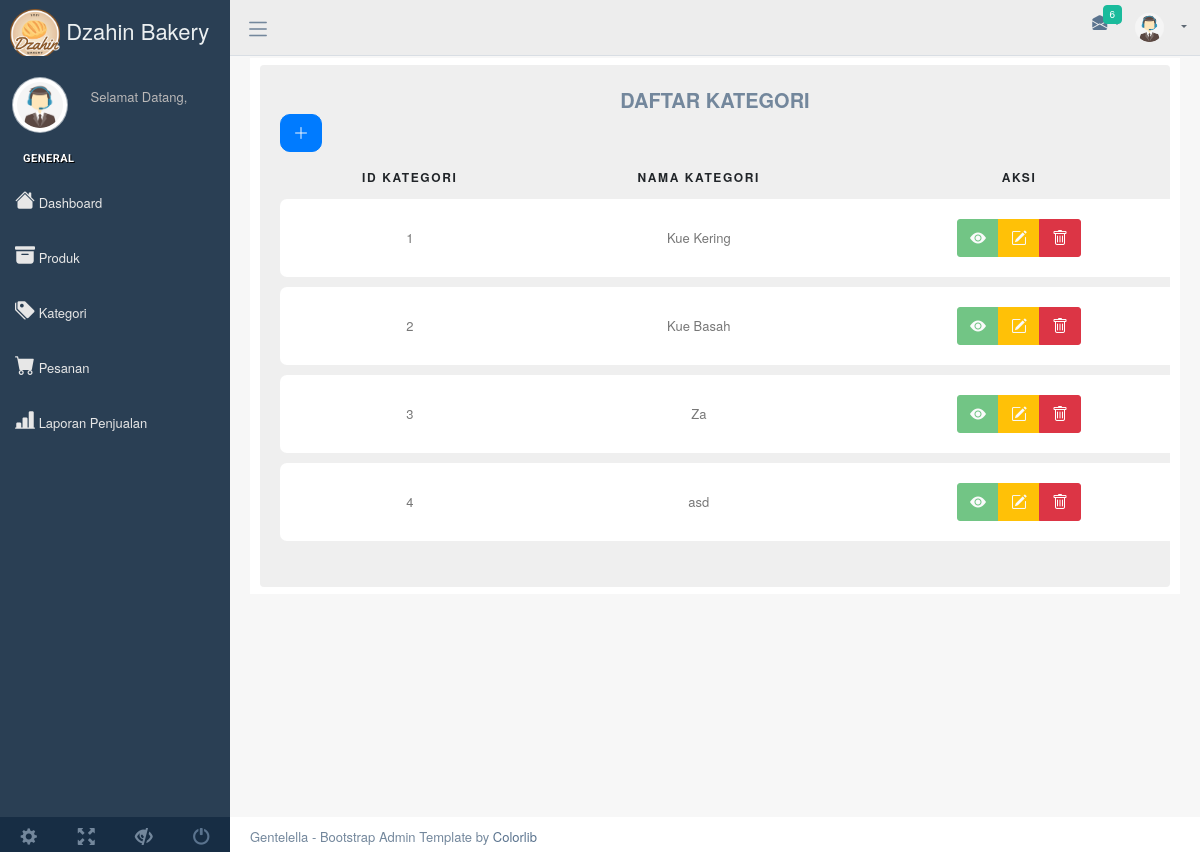
/index.php/admin/kategori, run on an earlier commit of the app's database.
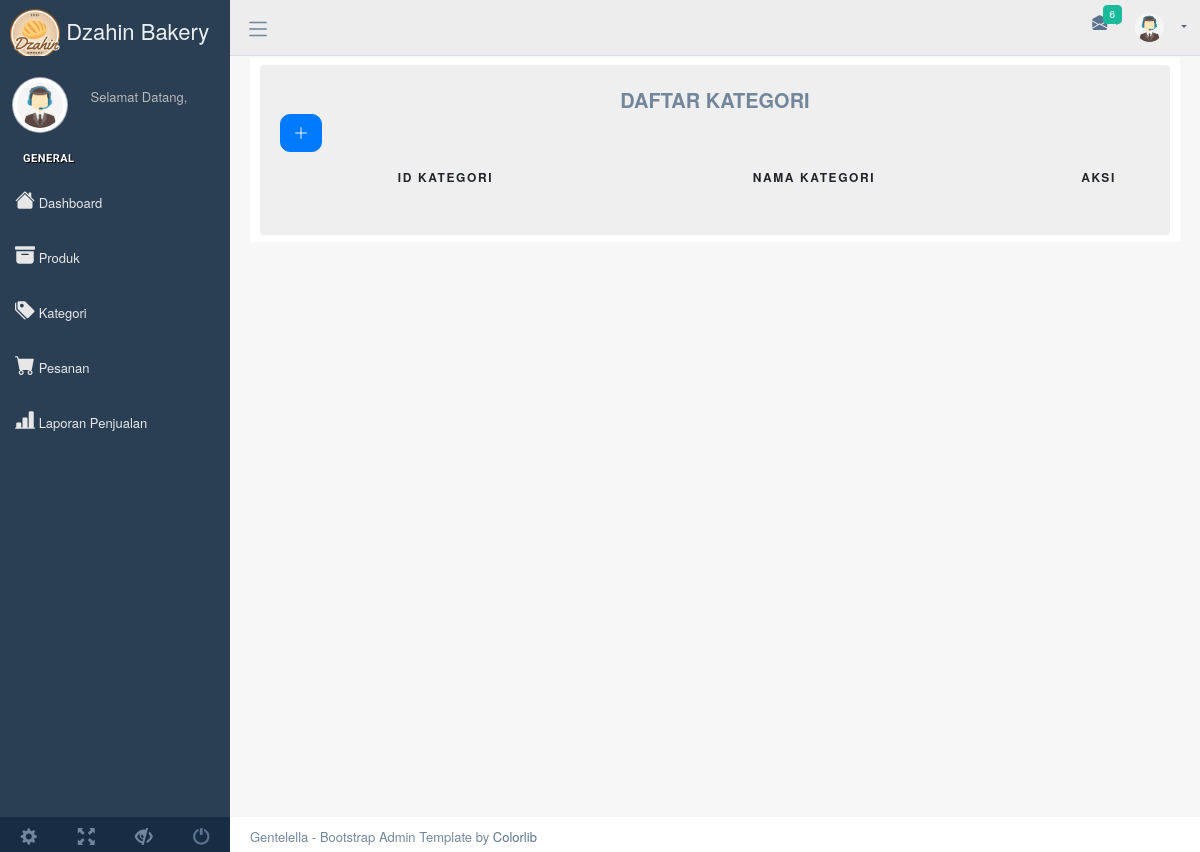
And on a later commit of the database.
### tables this page shows
CREATE TABLE `tbl_kategori` (
  `idKategori` int(11) NOT NULL,
  `namaKategori` varchar(30) NOT NULL
);

### application/controllers/Admin.php (called while the page is built, shortened)
<?php
class Admin extends CI_Controller
{
  public function __construct()
  {
    $this->load->library('form_validation');
    $this->load->model('Madmin');
  }
    public function kategori()
      {
          $data['produk'] = $this->Madmin->tampilJoinKategori()->result();
          $data['kategori'] = $this->Madmin->get_all_data('tbl_kategori')->result();
          $this->load->view('admin/sidebar');
          $this->load->view('admin/menu');
          $this->load->view('admin/kategori', $data);
          $this->load->view('admin/footer');
      }
}

### index.php (called while the page is built, shortened)
<?php
require_once BASEPATH.'core/CodeIgniter.php';

### application/models/Madmin.php (called while the page is built, shortened)
<?php
class Madmin extends CI_Model
{
  public function get_all_data($tabel)
  {
    $q = $this->db->get($tabel);
    return $q;
  }
  public function tampilJoinKategori(){
    $this->db->select('*');
		$this->db->from('tbl_produk');
		$this->db->join('tbl_kategori', 'tbl_produk.idKategori = tbl_kategori.idKategori', 'left');
		$this->db->where('tbl_produk.idKategori');
		return $this->db->get();
	}
}

### application/views/admin/kategori.php (the view, shortened to what this page needs)
<div class="right_col" role="main">
    <div class="row mt-5">
        <div class="col-md-12 col-sm-12">
            <div class="dashboard_graph">
                <div class="row justify-content-center">
                    <div class="col-md-12">
                        <div class="row justify-content-center">
                            <div class="col-md-12">
                                <div class="table-responsive custom-table-responsive">
                                  <table class="table custom-table text-center">
                                      <thead>
                                      <nav class="text-center" aria-label=" breadcrumb">
                                        <a class="breadcrumb-item" aria-current="page" style="font-size:20px;"><b>DAFTAR KATEGORI</b></a>
                                      </nav>
                                      <tr>
                                        <a type="button" class="btn btn-primary text-light" style="border-radius: 10px;" title="Tambah Produk" data-toggle="modal"  data-target="#tambahkategori" >
                                          <i class="bi bi-plus-lg"></i>
                                        </a>
                                        <th scope="col" class="align-middle">id Kategori</th>
                                        <th scope="col" class="align-middle">Nama Kategori</th>
                                        <th scope="col" class="align-middle">Aksi</th>
                                      </tr>
                                      </thead>
                                      <tbody>
                                      <tr scope="row">
                                          <?php foreach ($kategori as $val) { ?>
                                          <td class="align-middle">
                                          <?php echo $val->idKategori; ?>
                                          </td>
                                          <td class="align-middle">
                                          <?php echo $val->namaKategori; ?>
                                          </td>
                                          <td class="align-middle">
                                            <div class="btn-group">
                                              <button  type="button" class="btn btn-success text-light" title="Lihat Detail Produk" data-toggle="modal"  data-target="#daftarproduk<?php echo $val->idKategori ?>" disabled>
                                                <i class="bi bi-eye-fill"></i>
                                              </button>
                                              <a type="button" class="btn btn-warning text-light" title="Edit Produk" data-toggle="modal"  data-target="#editkategori<?php echo $val->idKategori ?>">
                                                <i class="bi bi-pencil-square"></i>
                                              </a>
                                              <a type="button" class="btn btn-danger" title="Delete Produk" class="btn-danger" href="<?php echo site_url('admin/delete_kategori/' . $val->idKategori); ?>" onclick="return confirm('Yakin Akan Hapus Data Ini?')">
                                                <i class="bi bi-trash"></i>
                                              </a>
                                            </div>
                                          </td>
                                      </tr>
                                      <tr class="spacer"><td colspan="100"></td></tr>
                                      <?php } ?>
                                      </tbody>
                                  </table>
                                </div>
                            </div>
                        </div>
                    </div>
                </div>
            </div>
        </div>
    </div>
</div>

What changed in the data, as far as the page shows it:
removed tbl_kategori: idKategori "1", namaKategori "Kue Kering"
removed tbl_kategori: idKategori "2", namaKategori "Kue Basah"
removed tbl_kategori: idKategori "3", namaKategori "Za"
removed tbl_kategori: idKategori "4", namaKategori "asd"
